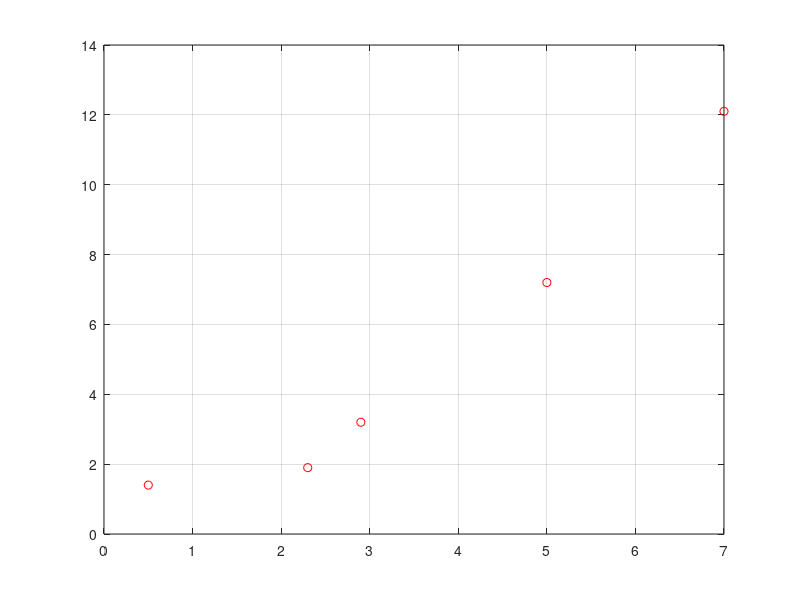

The MATLAB source for this figure:
clear all;
close all;

% read data from the file
A = load("data.dat");
x = A(:,1);
y = A(:,2);
[row,column] = size(A);
n = row;
lr = 0.01;
plot(x,y,'ro');
hold on;
grid on;
m_old = 1;
c_old = 0;

k =1;

while (k < 300)

diffm = 0;
diffc = 0;
for j = 1:n
  diffc = diffc -2*(y(j) - 1*(c_old + m_old*x(j)));
  diffm = diffm -2*x(j)*(y(j) - 1*(c_old + m_old*x(j)));
  end;
  m_new = m_old -lr*diffm
  c_new = c_old -lr*diffc
  m_old = m_new;
  c_old = c_new;
  k = k + 1;
end;


